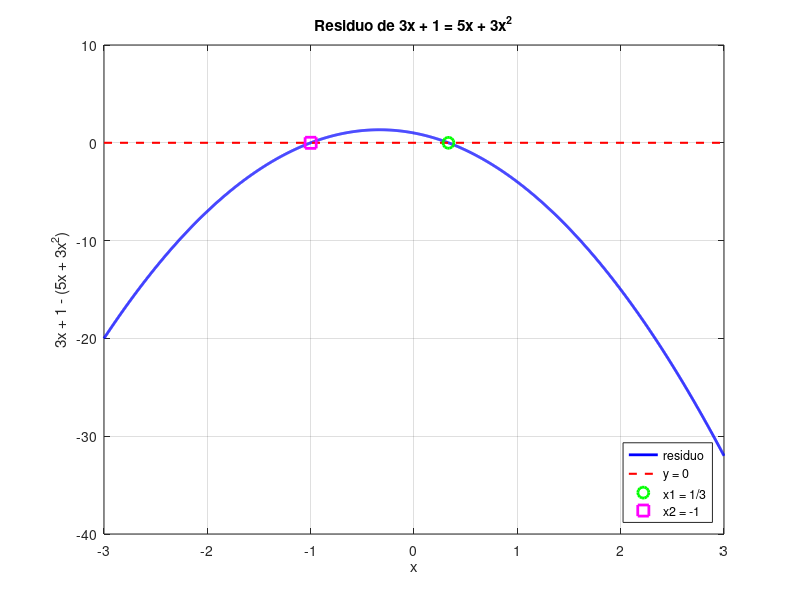

MATLAB code to generate this figure:
% 04-ecuacion-segundo-grado.m - Ejercicio 4 de la Guía 1: ecuación de segundo grado.
%
% Problema: "Si al quíntuple de un número se le suma el triple de su cuadrado, se
% obtiene el triple del mismo más 1". Es decir,
%   5x + 3x^2 = 3x + 1
% y hay que armar la ecuación de segundo grado correspondiente y encontrar los
% valores numéricos que cumplen esa condición.
%
% Modelo matemático: llevando todo a un lado,
%   3x^2 + 2x - 1 = 0,      con a = 3, b = 2, c = -1
% Se aplica la fórmula general
%   x1 = (-b + sqrt(b^2 - 4ac)) / (2a)
%   x2 = (-b - sqrt(b^2 - 4ac)) / (2a)
% El discriminante es Delta = b^2 - 4ac = 4 + 12 = 16, que es positivo, así que
% hay dos raíces reales distintas: x1 = 1/3 y x2 = -1.
%
% Verificación: no alcanza con comprobar la ecuación reducida, porque un error
% de signo podría dar por buena una raíz que no la satisface. La condición se
% contrasta sobre la ecuación ORIGINAL, calculando los dos miembros por
% separado: 3x + 1  contra  5x + 3x^2. Los dos miembros tienen que coincidir.
%
% Correcciones respecto de la versión original:
%   - inline y ezplot son legado. Octave 6.4 avisa "inline is obsolete" y en
%     Octave 9 fueron eliminados. Se reemplazan por un function handle @(x) y
%     por fplot.
%   - Se elimina la variable string "y", que quedaba definida y sin usar.
%
% Estructura del problema:
%   a) Armar la ecuación de segundo grado a partir del enunciado.
%   b) Calcular las dos raíces.
%   c) Verificarlas sobre la ecuación original y graficar.

clc;

% ----------------------------------------------------------------------
% Datos del problema
% ----------------------------------------------------------------------
% Coeficientes de 3x^2 + 2x - 1 = 0.
a = 3;
b = 2;
c = -1;

% Miembros de la ecuación original, para la verificación.
% Lado izquierdo: "el triple del mismo más 1" es 3x + 1.
% Lado derecho: "el quíntuple más el triple del cuadrado" es 5x + 3x^2.
miembro_izquierdo = @(x) 3 * x + 1;
miembro_derecho = @(x) 5 * x + 3 * x.^2;

% Residuo de la ecuación original, que es lo que se grafica.
residuo = @(x) miembro_izquierdo(x) - miembro_derecho(x);

fprintf('\n========================================================\n');
fprintf('  EJERCICIO 4 - ECUACIÓN DE SEGUNDO GRADO\n');
fprintf('========================================================\n');

% ----------------------------------------------------------------------
% a) Ecuación de segundo grado
% ----------------------------------------------------------------------
fprintf('\n--- a) Ecuación de segundo grado ---\n');
fprintf('Enunciado:  5x + 3x^2 = 3x + 1\n');
fprintf('Reordenando:  3x^2 + 2x - 1 = 0\n');
fprintf('Coeficientes:  a = %g,  b = %g,  c = %g\n', a, b, c);

% ----------------------------------------------------------------------
% b) Cálculo de las raíces
% ----------------------------------------------------------------------
delta = b^2 - 4 * a * c;
fprintf('\n--- b) Cálculo de las raíces ---\n');
fprintf('Discriminante:  Delta = b^2 - 4ac = %g\n', delta);
fprintf('sqrt(Delta) = %g\n', sqrt(delta));

x1 = (-b + sqrt(delta)) / (2 * a);
x2 = (-b - sqrt(delta)) / (2 * a);

fprintf('x1 = (-b + sqrt(Delta)) / (2a) = %s\n', sprintf('%.15f', x1));
fprintf('x2 = (-b - sqrt(Delta)) / (2a) = %s\n', sprintf('%.15f', x2));

% ----------------------------------------------------------------------
% c) Verificación sobre la ecuación original
% ----------------------------------------------------------------------
fprintf('\n--- c) Verificación sobre la ecuación original ---\n');
fprintf('Se evalúan por separado los dos miembros de 5x + 3x^2 = 3x + 1.\n\n');
fprintf('%-6s %-22s %-22s %s\n', 'raíz', '3x + 1', '5x + 3x^2', 'diferencia');
fprintf('%-6s %-22.15f %-22.15f %.3e\n', 'x1', miembro_izquierdo(x1), miembro_derecho(x1), ...
        miembro_izquierdo(x1) - miembro_derecho(x1));
fprintf('%-6s %-22.15f %-22.15f %.3e\n', 'x2', miembro_izquierdo(x2), miembro_derecho(x2), ...
        miembro_izquierdo(x2) - miembro_derecho(x2));

% Las soluciones analíticas, para contrastar.
fprintf('\nSoluciones analíticas:  x1 = 1/3 y x2 = -1\n');
fprintf('Error de x1 contra 1/3: %.3e\n', abs(x1 - 1/3));
fprintf('Error de x2 contra -1 : %.3e\n', abs(x2 + 1));

% ----------------------------------------------------------------------
% c) Gráfico
% ----------------------------------------------------------------------
% Se grafica el residuo 3x + 1 - (5x + 3x^2), que se anula en las raíces.
% fplot evalúa vectores, así que los operadores element-wise son obligatorios.
figure('Name', 'Ejercicio 1 - Ecuación de segundo grado');
fplot(residuo, [-3, 3], 'b-', 'LineWidth', 2);
grid on;
hold on;

% Eje horizontal en y = 0: sus cruces con la curva son las raíces.
plot([-3, 3], [0, 0], 'r--', 'LineWidth', 1.5);
plot(x1, 0, 'go', 'MarkerSize', 8, 'LineWidth', 2);
plot(x2, 0, 'ms', 'MarkerSize', 8, 'LineWidth', 2);

title('Residuo de 3x + 1 = 5x + 3x^2');
xlabel('x');
ylabel('3x + 1 - (5x + 3x^2)');
legend({'residuo', 'y = 0', 'x1 = 1/3', 'x2 = -1'}, 'Location', 'southeast');

hold off;

% ----------------------------------------------------------------------
% Resumen
% ----------------------------------------------------------------------
fprintf('\n--- Resumen ---\n');
fprintf('Las raíces obtenidas satisfacen la ecuación con error de orden de máquina.\n');
fprintf('La existencia de soluciones reales depende exclusivamente del signo del discriminante.\n');
